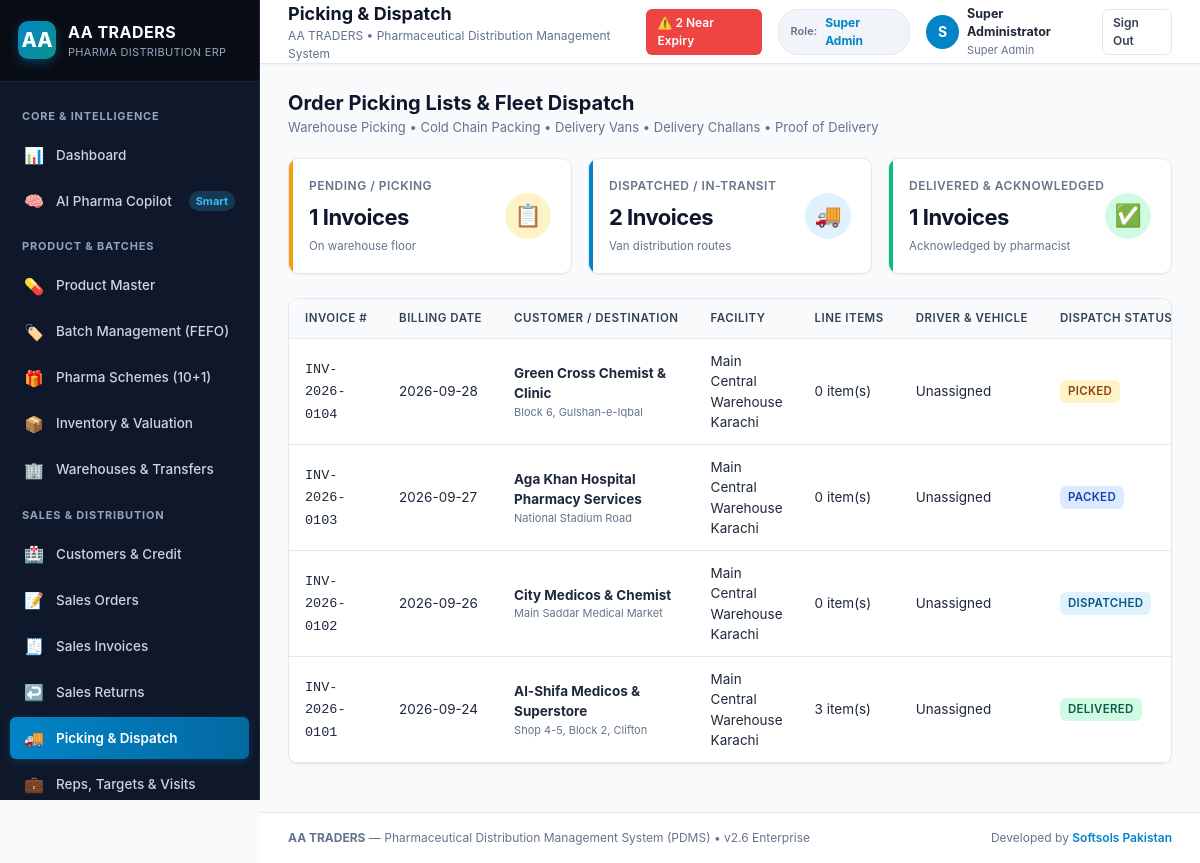
Page /picking_dispatch.php (signed in) on the committed database.
### tables this page shows
CREATE TABLE company_settings (
    id INTEGER PRIMARY KEY AUTOINCREMENT,
    name TEXT NOT NULL,
    trade_name TEXT,
    ntn TEXT,
    strn TEXT,
    drug_license_no TEXT,
    address TEXT,
    city TEXT,
    country TEXT DEFAULT 'Pakistan',
    phone TEXT,
    email TEXT,
    website TEXT,
    bank_name TEXT,
    bank_account_title TEXT,
    bank_account_no TEXT,
    iban TEXT,
    invoice_footer_note TEXT,
    currency_symbol TEXT DEFAULT 'Rs.',
    currency_code TEXT DEFAULT 'PKR',
    updated_at DATETIME DEFAULT CURRENT_TIMESTAMP
);

CREATE TABLE sales_invoices (
    id INTEGER PRIMARY KEY AUTOINCREMENT,
    invoice_number TEXT UNIQUE NOT NULL,
    invoice_date DATE NOT NULL,
    due_date DATE,
    customer_id INTEGER NOT NULL,
    sales_rep_id INTEGER,
    warehouse_id INTEGER NOT NULL,
    so_id INTEGER,
    subtotal REAL DEFAULT 0.0,
    scheme_discount REAL DEFAULT 0.0,
    trade_discount REAL DEFAULT 0.0,
    cash_discount REAL DEFAULT 0.0,
    tax_amount REAL DEFAULT 0.0,
    net_amount REAL DEFAULT 0.0,
    paid_amount REAL DEFAULT 0.0,
    balance_amount REAL DEFAULT 0.0,
    payment_status TEXT DEFAULT 'unpaid', -- unpaid, partial, paid
    dispatch_status TEXT DEFAULT 'pending', -- pending, picked, packed, dispatched, delivered, returned
    driver_name TEXT,
    vehicle_no TEXT,
    notes TEXT,
    created_by INTEGER,
    created_at DATETIME DEFAULT CURRENT_TIMESTAMP,
    FOREIGN KEY (customer_id) REFERENCES customers(id),
    FOREIGN KEY (sales_rep_id) REFERENCES sales_representatives(id),
    FOREIGN KEY (warehouse_id) REFERENCES warehouses(id),
    FOREIGN KEY (so_id) REFERENCES sales_orders(id)
);

### includes/auth.php (called while the page is built, shortened)
<?php
class Auth {
    public static function check(): bool {
        return isset($_SESSION['user_id']);
    }
    public static function user(): ?array {
        return [
            'id' => $_SESSION['user_id'],
            'username' => $_SESSION['username'],
            'name' => $_SESSION['full_name'],
            'email' => $_SESSION['email'],
            'role' => $_SESSION['role'],
        ];
    }
}

### picking_dispatch.php (the view, shortened to what this page needs)
<?php
$pageTitle = 'Picking & Dispatch';
require_once __DIR__ . '/includes/header.php';
$dispatches = $db->query("
    SELECT inv.*, c.business_name as customer_name, c.address as delivery_address, c.phone as customer_phone,
           w.name as warehouse_name,
           (SELECT COUNT(*) FROM sales_invoice_items WHERE invoice_id = inv.id) as item_count
    FROM sales_invoices inv
    JOIN customers c ON inv.customer_id = c.id
    JOIN warehouses w ON inv.warehouse_id = w.id
    ORDER BY inv.id DESC
")->fetchAll();
?>
<div style="display: flex; justify-content: space-between; align-items: center; margin-bottom: 20px;">
    <div>
        <h2 style="font-size: 20px; font-weight: 700; color: var(--slate-900);">Order Picking Lists &amp; Fleet Dispatch</h2>
        <p style="font-size: 13px; color: var(--slate-500);">Warehouse Picking &bull; Cold Chain Packing &bull; Delivery Vans &bull; Delivery Challans &bull; Proof of Delivery</p>
    </div>
</div>
<div class="kpi-grid">
    <div class="kpi-card kpi-warning">
        <div class="kpi-info">
            <h3>Pending / Picking</h3>
            <div class="kpi-value"><?= count(array_filter($dispatches, fn($d) => in_array($d['dispatch_status'], ['pending', 'picked']))) ?> Invoices</div>
            <div class="kpi-sub">On warehouse floor</div>
        </div>
        <div class="kpi-icon amber">📋</div>
    </div>
    <div class="kpi-card kpi-primary">
        <div class="kpi-info">
            <h3>Dispatched / In-Transit</h3>
            <div class="kpi-value"><?= count(array_filter($dispatches, fn($d) => in_array($d['dispatch_status'], ['packed', 'dispatched']))) ?> Invoices</div>
            <div class="kpi-sub">Van distribution routes</div>
        </div>
        <div class="kpi-icon blue">🚚</div>
    </div>
    <div class="kpi-card kpi-success">
        <div class="kpi-info">
            <h3>Delivered &amp; Acknowledged</h3>
            <div class="kpi-value"><?= count(array_filter($dispatches, fn($d) => $d['dispatch_status'] === 'delivered')) ?> Invoices</div>
            <div class="kpi-sub">Acknowledged by pharmacist</div>
        </div>
        <div class="kpi-icon green">✅</div>
    </div>
</div>
<div class="card">
    <div class="card-body" style="padding: 0;">
        <div class="table-responsive">
            <table class="table">
                <thead>
                    <tr>
                        <th>Invoice #</th>
                        <th>Billing Date</th>
                        <th>Customer / Destination</th>
                        <th>Facility</th>
                        <th>Line Items</th>
                        <th>Driver &amp; Vehicle</th>
                        <th>Dispatch Status</th>
                    </tr>
                </thead>
                <tbody>
                    <?php if (empty($dispatches)): ?>
                        <tr><td colspan="9" style="text-align: center; color: var(--slate-400); padding: 24px;">No dispatch invoices found.</td></tr>
                    <?php else: ?>
                        <?php foreach ($dispatches as $d): ?>
                            <tr>
                                <td><code><?= htmlspecialchars($d['invoice_number']) ?></code></td>
                                <td><?= htmlspecialchars($d['invoice_date']) ?></td>
                                <td>
                                    <strong><?= htmlspecialchars($d['customer_name']) ?></strong>
                                    <div style="font-size: 11px; color: var(--slate-500);"><?= htmlspecialchars($d['delivery_address']) ?></div>
                                </td>
                                <td><?= htmlspecialchars($d['warehouse_name']) ?></td>
                                <td><?= $d['item_count'] ?> item(s)</td>
                                <td>
                                    <div><?= htmlspecialchars($d['driver_name'] ?? 'Unassigned') ?></div>
                                </td>
                                <td>
                                    <?php
                                    $s = $d['dispatch_status'];
                                    $badge = 'badge-secondary';
                                    if ($s === 'delivered') $badge = 'badge-success';
                                    elseif ($s === 'dispatched') $badge = 'badge-primary';
                                    elseif ($s === 'packed') $badge = 'badge-info';
                                    elseif ($s === 'picked') $badge = 'badge-warning';
                                    ?>
                                    <span class="badge <?= $badge ?>"><?= strtoupper($s) ?></span>
                                </td>
                            </tr>
                        <?php endforeach; ?>
                    <?php endif; ?>
                </tbody>
            </table>
        </div>
    </div>
</div>
<?php require_once __DIR__ . '/includes/footer.php'; ?>

### includes/header.php (shortened to what this page needs)
<?php
require_once __DIR__ . '/auth.php';
$currentUser = Auth::user();
$db = Database::getConnection();
$nearExpiryCount = $db->query("
    SELECT COUNT(*) FROM product_batches
    WHERE status = 'active'
      AND quantity_available > 0
      AND julianday(expiry_date) - julianday('now') <= 90
")->fetchColumn();
$company = $db->query("SELECT * FROM company_settings LIMIT 1")->fetch();
$companyName = $company['name'] ?? 'AA TRADERS';
?>
<!DOCTYPE html>
<html lang="en">
<head>
    <link rel="stylesheet" href="assets/css/app.css">
</head>
<body>
<div class="app-container">
    <?php require_once __DIR__ . '/sidebar.php'; ?>
    <div class="main-content">
        <header class="topbar no-print">
            <div class="topbar-left">
                <div>
                    <h2 class="topbar-title"><?= htmlspecialchars($pageTitle ?? 'Overview') ?></h2>
                    <p class="topbar-subtitle"><?= htmlspecialchars($companyName) ?> &bull; Pharmaceutical Distribution Management System</p>
                </div>
            </div>
            <div class="topbar-right">
                <?php if ($nearExpiryCount > 0): ?>
                    <a href="expiry.php" class="btn btn-sm btn-danger" title="<?= $nearExpiryCount ?> Batches Near Expiry (< 90 Days)">
                        ⚠️ <?= $nearExpiryCount ?> Near Expiry
                    </a>
                <?php endif; ?>
                <div class="role-pill">
                    <span style="font-size: 11px; color: var(--slate-500);">Role:</span>
                    <span style="font-weight: 700; color: #0284c7; font-size: 12px;"><?= htmlspecialchars(ucwords(str_replace('_', ' ', $currentUser['role'] ?? 'User'))) ?></span>
                </div>
                <div style="display: flex; align-items: center; gap: 8px;">
                    <div style="width: 34px; height: 34px; border-radius: 50%; background: #0284c7; color: #fff; display: flex; align-items: center; justify-content: center; font-weight: 700;">
                        <?= strtoupper(substr($currentUser['name'] ?? 'U', 0, 1)) ?>
                    </div>
                    <div style="display: flex; flex-direction: column;">
                        <span style="font-size: 12.5px; font-weight: 700; color: #1e293b;"><?= htmlspecialchars($currentUser['name'] ?? 'User') ?></span>
                        <span style="font-size: 11px; color: #64748b;"><?= htmlspecialchars(ucwords(str_replace('_', ' ', $currentUser['role'] ?? ''))) ?></span>
                    </div>
                </div>
                <a href="logout.php" class="btn btn-secondary btn-sm" title="Sign Out">Sign Out</a>
            </div>
        </header>
        <main class="page-body">

### rows in the picture
company_settings: name "AA TRADERS"
sales_invoices: invoice_number "INV-2026-0104", invoice_date "2026-09-28", customer_name "Green Cross Chemist & Clinic", delivery_address "Block 6, Gulshan-e-Iqbal", warehouse_name "Main Central Warehouse Karachi", item_count "0", driver_name "Unassigned", dispatch_status "PICKED"
sales_invoices: invoice_number "INV-2026-0103", invoice_date "2026-09-27", customer_name "Aga Khan Hospital Pharmacy Services", delivery_address "National Stadium Road", warehouse_name "Main Central Warehouse Karachi", item_count "0", driver_name "Unassigned", dispatch_status "PACKED"
sales_invoices: invoice_number "INV-2026-0102", invoice_date "2026-09-26", customer_name "City Medicos & Chemist", delivery_address "Main Saddar Medical Market", warehouse_name "Main Central Warehouse Karachi", item_count "0", driver_name "Unassigned", dispatch_status "DISPATCHED"
sales_invoices: invoice_number "INV-2026-0101", invoice_date "2026-09-24", customer_name "Al-Shifa Medicos & Superstore", delivery_address "Shop 4-5, Block 2, Clifton", warehouse_name "Main Central Warehouse Karachi", item_count "3", driver_name "Unassigned", dispatch_status "DELIVERED"

### other values in the picture
$pageTitle "Picking & Dispatch"
$nearExpiryCount "2"
str_replace('_', ' ', $currentUser['role'] ?? 'User') "Super Admin"
substr($currentUser['name'] ?? 'U', 0, 1) "S"
$currentUser['name'] "Super Administrator"
str_replace('_', ' ', $currentUser['role'] ?? '') "Super Admin"
